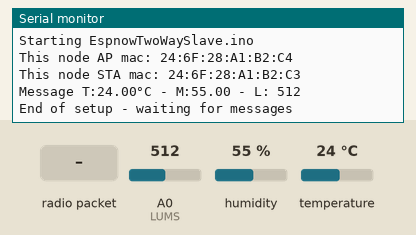
Simulated run of this sketch. Board: ESP8266 (NodeMCU). On the bench: the last lines printed to the serial monitor. The test bench sets the inputs (shaded band); at power-on: A0 (LUMS) = 512, humidity 55 %, temperature 24 °C.

Above: at 1.2 s.
1.3 s: radio packet "1" arrives
At 2.5 s:
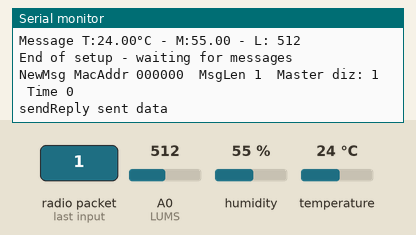
2.8 s: radio packet "0" arrives
At 3.6 s:
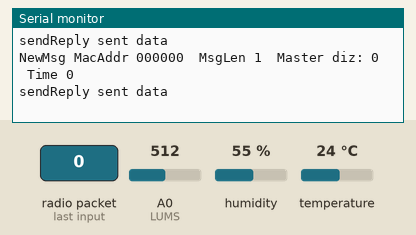

Measured:
- after the input at 1.3 s, the serial monitor: prints a new line at once (image 1)
- after the input at 2.8 s, the serial monitor: prints a new line at once (image 2)

The sketch:

Slave.ino
```cpp
// EspnowTwoWaySlave.ino

// a minimal program derived from
//          https://github.com/HarringayMakerSpace/ESP-Now

// This is the program that receives the data and sends a reply. (The Slave)

//=============

#include <ESP8266WiFi.h>
extern "C" {
    #include <espnow.h>
     #include <user_interface.h>
}

//Sensor data
#include "DHT.h"

#define DHTPIN D2    // Digital pin connected to the DHT sensor
// Uncomment whatever type you're using!
#define DHTTYPE DHT11   // DHT 11
DHT dht(DHTPIN, DHTTYPE);

#define LUMS A0

// it seems that the mac address needs to be set before setup() is called
//      and the inclusion of user_interface.h facilitates that
//      presumably there is a hidden call to initVariant()

/* Set a private Mac Address
 *  http://serverfault.com/questions/40712/what-range-of-mac-addresses-can-i-safely-use-for-my-virtual-machines
 * Note: the point of setting a specific MAC is so you can replace this Gateway ESP8266 device with a new one
 * and the new gateway will still pick up the remote sensors which are still sending to the old MAC
 */
uint8_t mac[] = {0x36, 0x33, 0x33, 0x33, 0x33, 0x33};
int lig;
float h;
float t;
char reply[32];

//=============

void initVariant() {
  WiFi.mode(WIFI_AP);
  wifi_set_macaddr(SOFTAP_IF, &mac[0]);
}

//==============


#define WIFI_CHANNEL 4

    // keep in sync with slave struct
struct __attribute__((packed)) DataStruct {
    char text[32];
    unsigned int time;
};

DataStruct receivedData;

DataStruct replyData;

//~ uint8_t incomingData[sizeof(receivedData)];


//============

void setup() {
    Serial.begin(115200); Serial.println();
    Serial.println("Starting EspnowTwoWaySlave.ino");

    Serial.print("This node AP mac: "); Serial.println(WiFi.softAPmacAddress());
    Serial.print("This node STA mac: "); Serial.println(WiFi.macAddress());

    if (esp_now_init()!=0) {
        Serial.println("*** ESP_Now init failed");
        while(true) {};
    }
        // role set to COMBO so it can receive and send - not sure this is essential
    esp_now_set_self_role(ESP_NOW_ROLE_COMBO);

    esp_now_register_recv_cb(receiveCallBackFunction);

    //light sensor.
    lig = analogRead(LUMS);

    //Lendo sensor DHT
    h = dht.readHumidity();
    // Read temperature as Celsius (the default)
    t = dht.readTemperature();

    sprintf(reply,"T:%.2f°C - M:%.2f - L: %2d", t, h, lig);

    strcpy(replyData.text, reply);
    Serial.print("Message "); Serial.println(replyData.text);


    Serial.println("End of setup - waiting for messages");
}

//============

void loop() {

}

//============

void receiveCallBackFunction(uint8_t *senderMac, uint8_t *incomingData, uint8_t len) {
    memcpy(&receivedData, incomingData, sizeof(receivedData));
    Serial.print("NewMsg ");
    Serial.print("MacAddr ");
    for (byte n = 0; n < 6; n++) {
        Serial.print (senderMac[n], HEX);
    }
    Serial.print("  MsgLen ");
    Serial.print(len);
    Serial.print("  Master diz: ");
    Serial.print(receivedData.text);
    Serial.print("  Time ");
    Serial.print(receivedData.time);
    Serial.println();

    sendReply(senderMac);
}

//=============

void sendReply(uint8_t *macAddr) {
        // create a peer with the received mac address
    esp_now_add_peer(macAddr, ESP_NOW_ROLE_COMBO, WIFI_CHANNEL, NULL, 0);

    //light sensor.
    lig = analogRead(LUMS);

    //Lendo sensor DHT
    h = dht.readHumidity();
    // Read temperature as Celsius (the default)
    t = dht.readTemperature();

    sprintf(reply,"T:%.2f°C - M:%.2f - L: %2d", t, h, lig);

    strcpy(replyData.text, reply);

    replyData.time = millis();
    uint8_t byteArray[sizeof(replyData)];
    memcpy(byteArray, &replyData, sizeof(replyData));

    esp_now_send(NULL, byteArray, sizeof(replyData)); // NULL means send to all peers
    Serial.println("sendReply sent data");

        // data sent so delete the peer
    esp_now_del_peer(macAddr);
}
```
